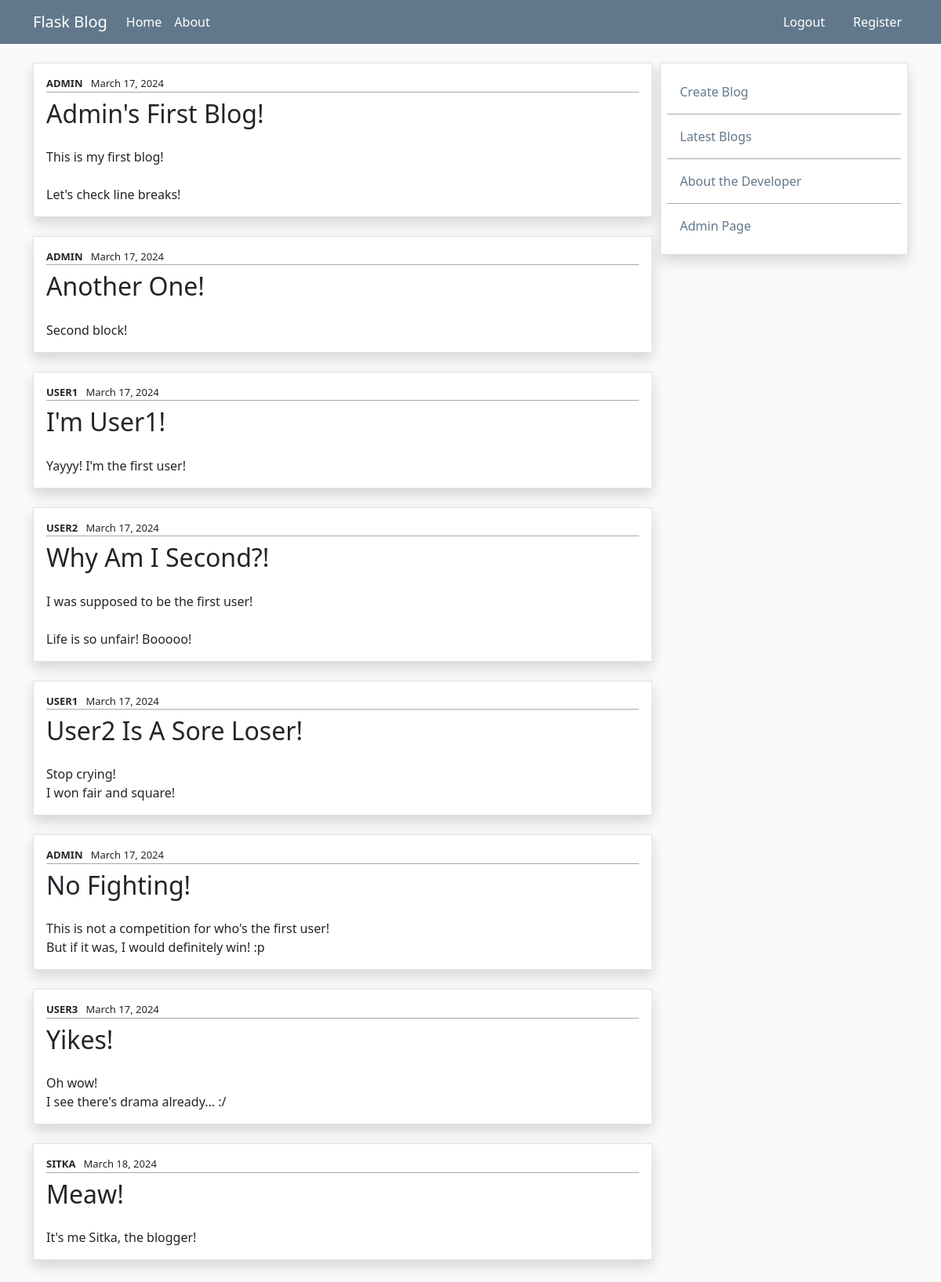
Page /home (signed in) on the committed database.
### app.py (models this page shows, shortened)
class Users(db.Model, UserMixin):
    id = db.Column(db.Integer, primary_key=True)
    username = db.Column(db.String(100), nullable=False, unique=True)
    email = db.Column(db.String(100), nullable=False, unique=True)
    hashed_password = db.Column(db.String(500), nullable=False)
    date_added = db.Column(db.DateTime, default = datetime.now())
    blogs = db.relationship('Blogs', backref='author')
    @property
    def password(self):
        '''Make sure password cannot be accessed'''
        raise AttributeError('Password cannot be accessed!')

class Blogs(db.Model):
    id = db.Column(db.Integer, primary_key=True)
    blog_title = db.Column(db.String(100), nullable=False)
    blog_content = db.Column(db.Text, nullable=False)
    date_posted = db.Column(db.DateTime, default=datetime.now())
    author_id = db.Column(db.Integer, db.ForeignKey('users.id'))

### app.py (the view)
@app.route("/")
@app.route("/home")
def index():
    blogs = Blogs.query.order_by(Blogs.id)
    users_with_blogs = Users.query.filter(Users.blogs.any()).all()
    return render_template("index.html", blogs=blogs, users_with_blogs=users_with_blogs)

### app.py (called while the page is built)
@login_manager.user_loader
def load_user(user_id):
    return db.session.get(Users, int(user_id))

### templates/index.html (shortened to what this page needs)
{% extends 'base.html' %}
{% block content %}
    {% for blog in blogs %}
        <div class="border container shadow p-3" style="background-color: white;">
            {% set author = None %}
            {% for user in users_with_blogs %}
                {% if user.id == blog.author_id %}
                    {% set author = user.username %}
                    <div style= "font-size: small; border-bottom: 1px solid darkgray;">
                            <strong style="text-transform: uppercase;">{{ author }}</strong>&nbsp;&nbsp;
                            {{ blog.date_posted.strftime('%B %d, %Y') }}
                    </div>
                    {% set break_loop = true %}
                {% endif %}
            {% endfor %}
                <div style="margin-top: 8px;">
                    <h2 style="margin-bottom: 0; padding-bottom: 0; text-transform: capitalize;"> {{ blog.blog_title }} </h2>
                </div>
                <div style="white-space: pre-line; padding-top: 0;">
                    {{ blog.blog_content.strip() | safe }}
                </div>
        </div>
        <br/>
    {% endfor %}
        <br/>
        <br/>
{% endblock %}

### rows in the picture
Blogs: date_posted "March 17, 2024", blog_title "Admin's First Blog!", blog_content.strip "This is my first blog! Let's check line breaks!"
Users: username "ADMIN"
Blogs: date_posted "March 17, 2024", blog_title "Another One!", blog_content.strip "Second block!"
Blogs: date_posted "March 17, 2024", blog_title "I'm User1!", blog_content.strip "Yayyy! I'm the first user!"
Users: username "USER1"
Blogs: date_posted "March 17, 2024", blog_title "Why Am I Second?!", blog_content.strip "I was supposed to be the first user! Life is so unfair! Booooo!"
Users: username "USER2"
Blogs: date_posted "March 17, 2024", blog_title "User2 Is A Sore Loser!", blog_content.strip "Stop crying! I won fair and square!"
Blogs: date_posted "March 17, 2024", blog_title "No Fighting!", blog_content.strip "This is not a competition for who's the first user! But if it was, I would definitely win! :p"
Blogs: date_posted "March 17, 2024", blog_title "Yikes!", blog_content.strip "Oh wow! I see there's drama already... :/"
Users: username "USER3"
Blogs: date_posted "March 18, 2024", blog_title "Meaw!", blog_content.strip "It's me Sitka, the blogger!"
Users: username "SITKA"
